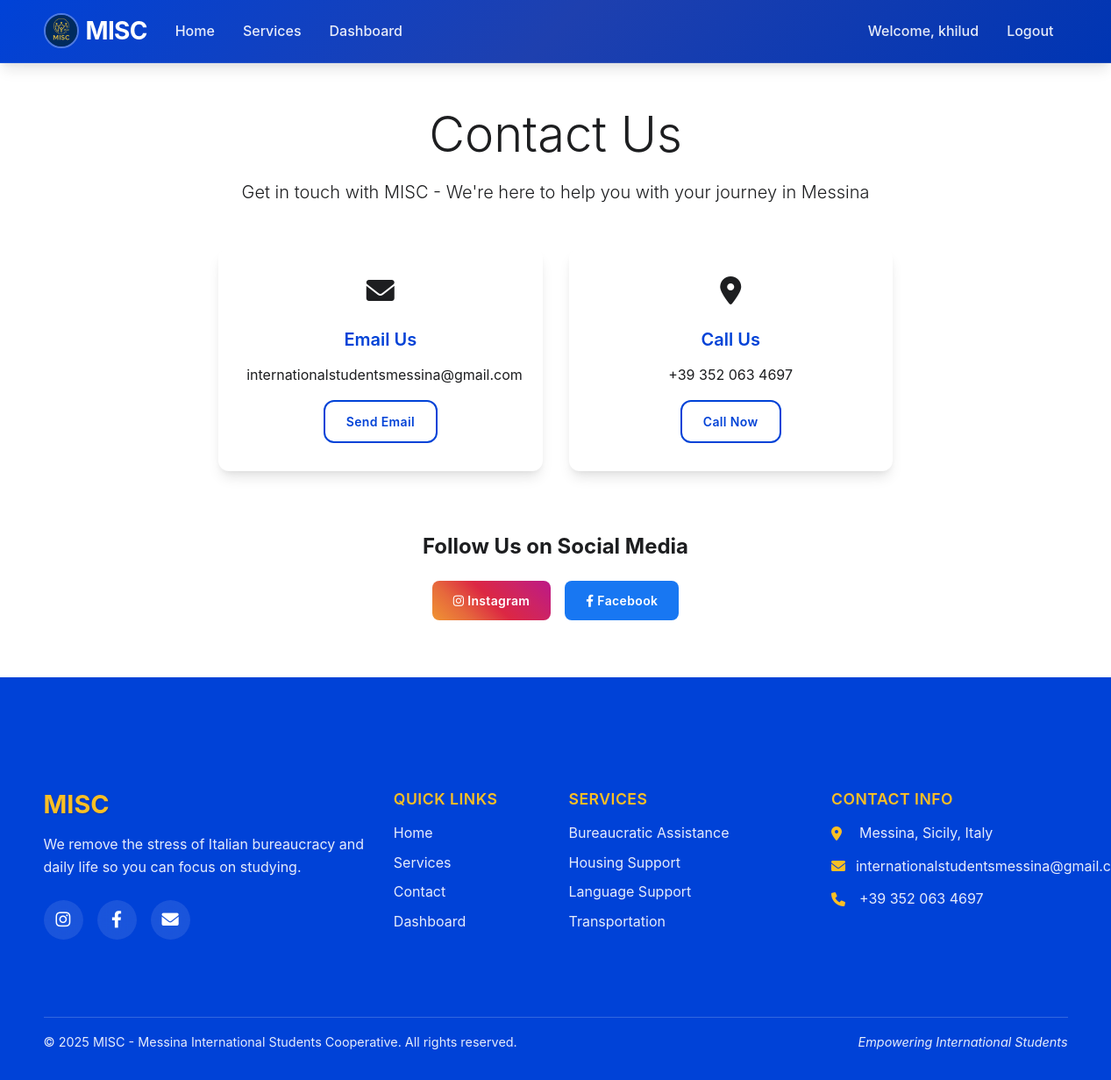
Page /contact (signed in) on the earlier database version.
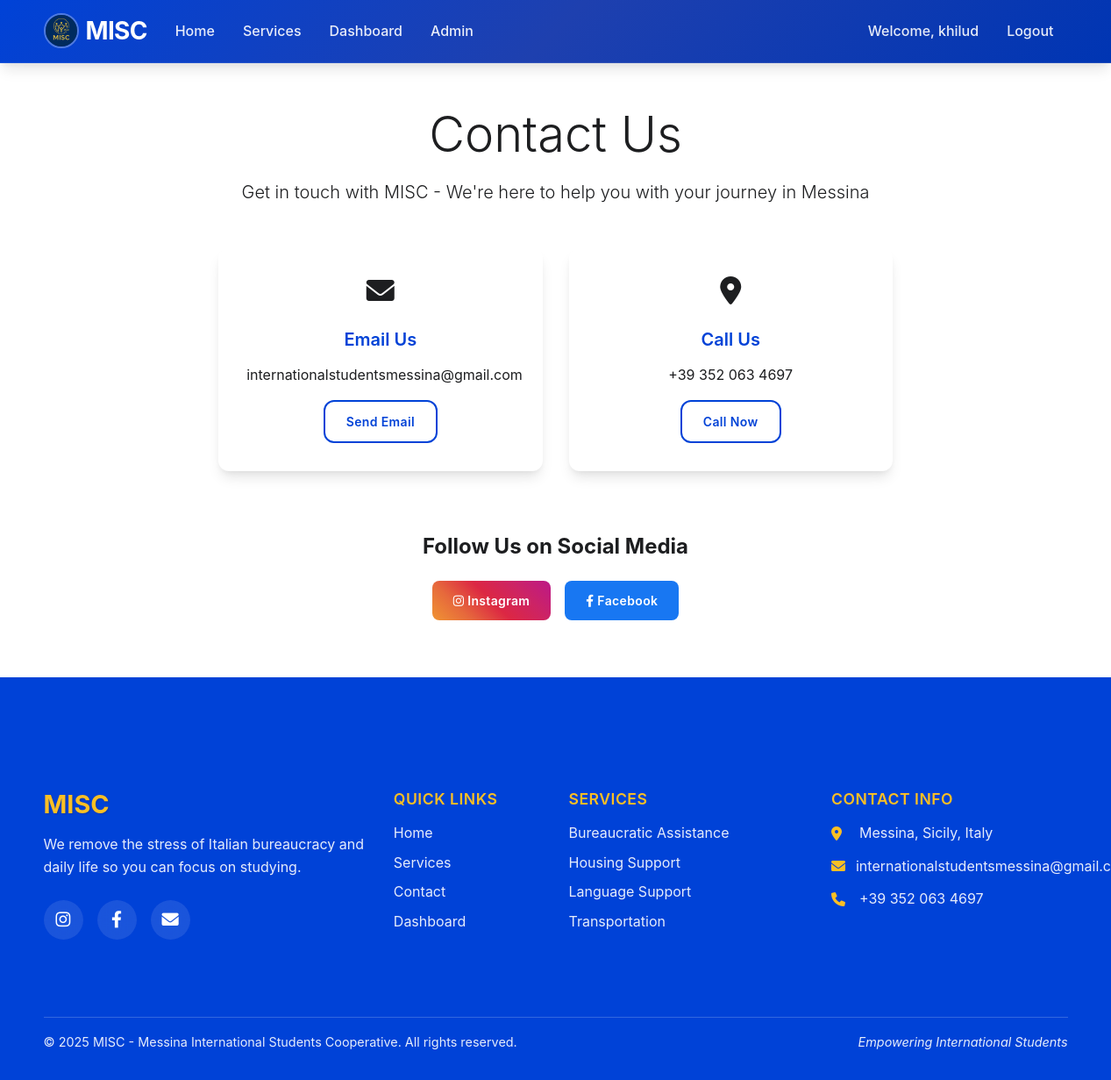
Same page on the later database version.
### app/routes/main.py (the view)
@main.route('/contact')
def contact():
    return render_template('contact.html')

### app/models.py (called while the page is built)
@login_manager.user_loader
def load_user(id):
    return User.query.get(int(id))

### app/templates/contact.html (shortened to what this page needs)
{% extends "base.html" %}
{% block content %}
<div class="container mt-5">
    <div class="row justify-content-center">
        <div class="col-lg-8">
            <div class="contact-header text-center mb-5">
                <h1 class="display-4 text-primary mb-3">Contact Us</h1>
                <p class="lead">Get in touch with MISC - We're here to help you with your journey in Messina</p>
            </div>
            <div class="row">
                <div class="col-md-6 mb-4">
                    <div class="contact-info-card">
                        <div class="contact-icon">
                            <i class="fas fa-envelope fa-2x text-primary"></i>
                        </div>
                        <h5>Email Us</h5>
                        <p>internationalstudentsmessina@gmail.com</p>
                        <a href="mailto:internationalstudentsmessina@gmail.com" class="btn btn-outline-primary">Send Email</a>
                    </div>
                </div>
                <div class="col-md-6 mb-4">
                    <div class="contact-info-card">
                        <div class="contact-icon">
                            <i class="fas fa-map-marker-alt fa-2x text-primary"></i>
                        </div>
                        <h5>Call Us</h5>
                        <p>+39 352 063 4697</p>
                        <a href="tel:+393520634697" class="btn btn-outline-primary">Call Now</a>
                    </div>
                </div>
            </div>
            <div class="social-section text-center mt-5">
                <h4 class="mb-4">Follow Us on Social Media</h4>
                <div class="social-buttons">
                    <a href="https://www.instagram.com/messinainternationalstudents/" target="_blank" class="btn btn-instagram">
                        <i class="fab fa-instagram"></i> Instagram
                    </a>
                    <a href="https://www.facebook.com/misc.messina" target="_blank" class="btn btn-facebook">
                        <i class="fab fa-facebook-f"></i> Facebook
                    </a>
                </div>
            </div>
        </div>
    </div>
</div>
{% endblock %}

### app/templates/base.html (shortened to what the changed rows need)
<!DOCTYPE html>
<html lang="en">
<head>
    <link rel="stylesheet" href="https://stackpath.bootstrapcdn.com/bootstrap/4.5.2/css/bootstrap.min.css">
    <link rel="stylesheet" href="https://cdnjs.cloudflare.com/ajax/libs/font-awesome/6.0.0/css/all.min.css">
    <link rel="stylesheet" href="{{ url_for('static', filename='css/style.css') }}">
</head>
<body>
    <div class="wrapper d-flex flex-column min-vh-100">
        <nav class="navbar navbar-expand-lg navbar-dark" style="background-color: #1800ad !important;">
            <div class="container">
                <div class="collapse navbar-collapse" id="navbarNav">
                    <ul class="navbar-nav mr-auto">
                        {% if current_user.is_authenticated %}
                        {% if current_user.is_admin %}
                        <li class="nav-item">
                            <a class="nav-link" href="{{ url_for('admin.index') }}">Admin</a>
                        </li>
                        {% endif %}
                        {% endif %}
                    </ul>
                </div>
            </div>
        </nav>
        <main class="flex-grow-1">
            {% block content %}{% endblock %}
        </main>
    </div>
</body>
</html>

Differences in the rows shown:
changed User "khilud": is_admin False → True (drawn)
Other differences:
text now shown: "Admin"
